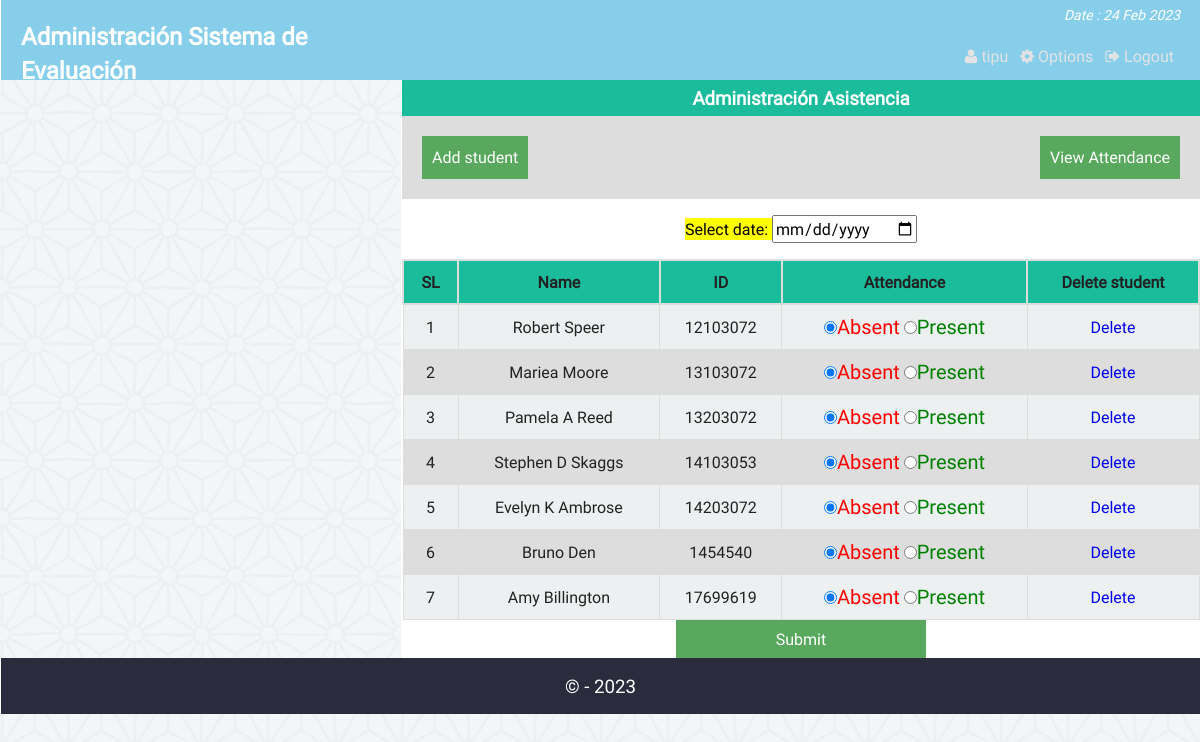
Screenshot of /class_att.php (signed in) with the database file from the repository.
### tables this page shows
CREATE TABLE `at_student` (
  `id` int(11) NOT NULL,
  `name` varchar(40) NOT NULL,
  `st_id` int(11) NOT NULL
);

### php/functions.php (called while the page is built, shortened)
<?php
class login_registration_class{
	public function attn_student(){
		global $conn;
		$sql = "select * from at_student";
		$result = $conn->query($sql);
		return $result;
	}
};
?>

### class_att.php (the view, shortened to what this page needs)
<?php
	require "php/config.php";
	require_once "php/functions.php";
	$user = new login_registration_class();
?>
<?php
include "php/headertop_admin.php";
?>
<div class="all_student fix">
		<h3 style="text-align:center;color:#fff;margin:0;padding:5px;background:#1abc9c">Administración Asistencia</h3>
		<div  class="fix" style="background:#ddd;padding:20px;">
			<span style="float:left;"><a style="color:#fff;" href="att_add.php"><button style="background:#58A85D;border:none;color:#fff;padding:10px;">Add student</button></a></span>
			<span style="float:right;"><a style="color:#fff;" href="att_view.php"> <button style="background:#58A85D;border:none;color:#fff;padding:10px;">View Attendance</button></a></span>
		</div>
	<form action="" method="post">
		<p style="text-align:center;color:#34495e;">
			<mark>Select date: <input type="date" name="attndate" required/></mark>
		</p>
		<table class="tab_one" style="text-align:center;">
			<tr>
				<th style="text-align:center;">SL</th>
				<th style="text-align:center;">Name</th>
				<th style="text-align:center;">ID</th>
				<th style="text-align:center;">Attendance</th>
				<th style="text-align:center;">Delete student</th>
			</tr>
			<?php
			$i=0;
				$alluser = $user->attn_student();
				while($rows = $alluser->fetch_assoc()){
				$i++;
		?>
			<tr>
				<td><?php echo $i;?></td>
				<td><?php echo $rows['name'];?></td>
				<td><?php echo $rows['st_id'];?></td>
				<td>
					<label style="color:red;font-size:20px"><input type="radio" name="attn[<?php echo $rows['st_id'];?>]" value="absent" checked/>Absent</label>
					<label style="color:green;font-size:20px"> <input type="radio" name="attn[<?php echo $rows['st_id'];?>]" value="present" />Present</label>
				</td>
				<td><a href="att_del.php?dl=<?php echo $rows['id']; ?>">Delete</a></td>
			</tr>
			<?php } ?>
		</table>
		<center>
		<span><input style="<text-align:right></text-align:right>;background:#58A85D;border:none;color:#fff;padding:8px 100px;" type="submit" name="submit" value="Submit" /></span> <br>
		</center>
	</form>
</div>
<?php include "php/footerbottom.php";?>

### css/main.css (style rules this page uses)
html { color: #222; font-size: 1em; line-height: 1.4; }
a { text-decoration:none; }
.fix { overflow:hidden; }
body { font-family:roboto !important; background:url(../img/ptrn.png) repeat fixed; }
.st_reg th, td { padding: 8px; }
table.tab_one { width:100%; }
table.tab_one th { background:#1abc9c; padding:10px; font-weight:bold; text-align:left; }
table.tab_one td { border:1px solid #ddd; padding:8px; }
table.tab_one td a { text-decoration:none; }
table.tab_one tr:nth-child(odd) { background:#ddd; }
table.tab_one tr:nth-child(even) { background:#ecf0f1; }
.all_student { min-height:450px; }
table.att_tab tr,td,th { border:2px solid #ddd; border-collapse:collapse; padding:8px; }

### rows the page displays
at_student: name "Robert Speer", st "12103072"
at_student: name "Mariea Moore", st "13103072"
at_student: name "Pamela A Reed", st "13203072"
at_student: name "Stephen D Skaggs", st "14103053"
at_student: name "Evelyn K Ambrose", st "14203072"
at_student: name "Bruno Den", st "1454540"
at_student: name "Amy Billington", st "17699619"

### other values shown
$admin_name "tipu"
